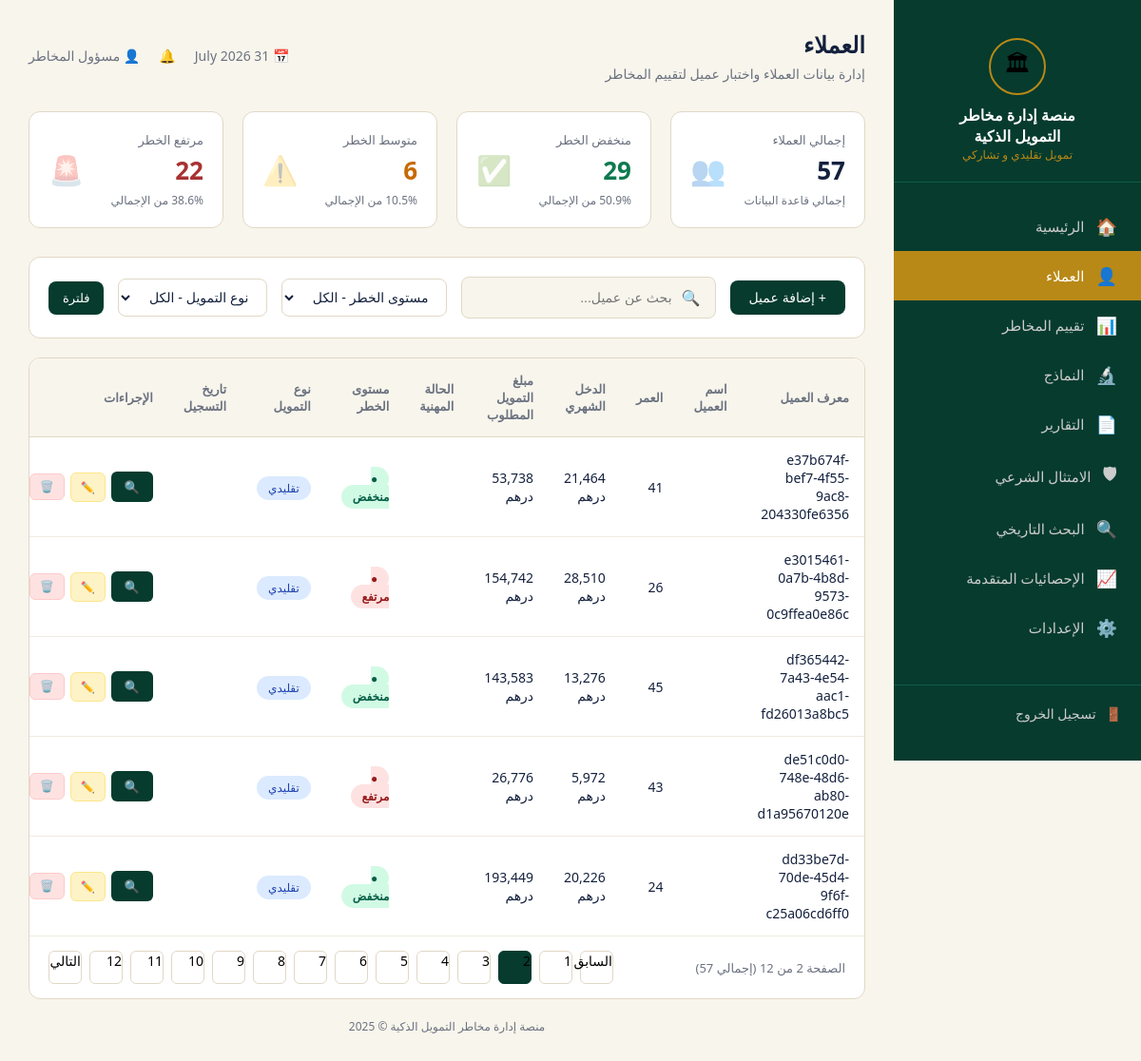
The app's page /clients?page=2&search=&risk=الكل&type=الكل (signed in) with its own data.
### tables this page shows
CREATE TABLE clients (
                id TEXT PRIMARY KEY,
                data TEXT
            );

### app.py (the view)
@app.route('/clients')
@login_required
def clients():
    date_str = datetime.now().strftime("%d %B %Y")
    search = request.args.get('search', '').lower()
    risk_filter = request.args.get('risk', 'الكل')
    type_filter = request.args.get('type', 'الكل')
    page = int(request.args.get('page', 1))
    clients_list = get_all_clients()
    filtered_clients = clients_list
    if search:
        filtered_clients = [c for c in filtered_clients if search in c['id'].lower() or search in c.get('job', '').lower()]
    if risk_filter != 'الكل':
        filtered_clients = [c for c in filtered_clients if c.get('risk_level') == risk_filter]
    if type_filter != 'الكل':
        filtered_clients = [c for c in filtered_clients if c.get('finance_type') == type_filter]
    total = len(clients_list)
    low = sum(1 for c in clients_list if c.get('risk_level') == 'منخفض')
    mid = sum(1 for c in clients_list if c.get('risk_level') == 'متوسط')
    high = sum(1 for c in clients_list if c.get('risk_level') == 'مرتفع')
    stats = {
        'total': total, 'low': low, 'mid': mid, 'high': high,
        'low_pct': round((low/total)*100, 1) if total else 0,
        'mid_pct': round((mid/total)*100, 1) if total else 0,
        'high_pct': round((high/total)*100, 1) if total else 0,
    }
    per_page = 5
    total_pages = max(1, (len(filtered_clients) + per_page - 1) // per_page)
    page = max(1, min(page, total_pages))
    start_idx = (page - 1) * per_page
    end_idx = start_idx + per_page
    paginated_clients = filtered_clients[start_idx:end_idx]
    return render_template('clients.html', clients=paginated_clients, stats=stats, date=date_str,
                           current_page=page, total_pages=total_pages, search=search, risk=risk_filter, type=type_filter)

### app.py (called while the page is built)
def get_db_connection():
    conn = sqlite3.connect(DB_FILE)
    conn.row_factory = sqlite3.Row
    return conn

def get_all_clients():
    if USE_FIREBASE and db:
        try:
            docs = db.collection('clients').order_by('id', direction=firestore.Query.DESCENDING).stream(timeout=5.0)
            return [doc.to_dict() for doc in docs]
        except Exception as e:
            print(f"Firestore get_all_clients error (timing out/offline): {e}")
    try:
        conn = get_db_connection()
        cursor = conn.cursor()
        cursor.execute("SELECT data FROM clients ORDER BY id DESC")
        rows = cursor.fetchall()
        conn.close()
        return [json.loads(row['data']) for row in rows]
    except Exception as e:
        print(f"SQLite get_all_clients error: {e}")
        return []

def login_required(f):
    @wraps(f)
    def decorated_function(*args, **kwargs):
        if 'logged_in' not in session:
            return redirect(url_for('login'))
        return f(*args, **kwargs)
    return decorated_function

### templates/clients.html (shortened to what this page needs)
{% extends 'base.html' %}
{% block content %}
<div class="topbar">
    <div>
        <h1>العملاء</h1>
        <p>إدارة بيانات العملاء واختبار عميل لتقييم المخاطر</p>
    </div>
    <div class="info">
        <span>📅 {{ date }}</span>
        <span>🔔</span>
        <span>👤 مسؤول المخاطر</span>
    </div>
</div>
<div class="stats">
    <div class="stat-card total">
        <div class="left">
            <div class="label">إجمالي العملاء</div>
            <div class="value">{{ stats.total }}</div>
            <div class="sub">إجمالي قاعدة البيانات</div>
        </div>
        <div class="icon">👥</div>
    </div>
    <div class="stat-card green">
        <div class="left">
            <div class="label">منخفض الخطر</div>
            <div class="value">{{ stats.low }}</div>
            <div class="sub">{{ stats.low_pct }}% من الإجمالي</div>
        </div>
        <div class="icon">✅</div>
    </div>
    <div class="stat-card orange">
        <div class="left">
            <div class="label">متوسط الخطر</div>
            <div class="value">{{ stats.mid }}</div>
            <div class="sub">{{ stats.mid_pct }}% من الإجمالي</div>
        </div>
        <div class="icon">⚠️</div>
    </div>
    <div class="stat-card red">
        <div class="left">
            <div class="label">مرتفع الخطر</div>
            <div class="value">{{ stats.high }}</div>
            <div class="sub">{{ stats.high_pct }}% من الإجمالي</div>
        </div>
        <div class="icon">🚨</div>
    </div>
</div>
<form method="GET" action="{{ url_for('clients') }}" class="filters">
    <button type="button" class="btn-add" onclick="document.getElementById('addModal').style.display='flex'">+ إضافة عميل</button>
    <div class="search-box">
        <span>🔍</span>
        <input type="text" name="search" placeholder="بحث عن عميل..." value="{{ search }}">
    </div>
    <select class="filter-select" name="risk">
        <option value="الكل" {% if risk == 'الكل' %}selected{% endif %}>مستوى الخطر - الكل</option>
    </select>
    <select class="filter-select" name="type">
        <option value="الكل" {% if type == 'الكل' %}selected{% endif %}>نوع التمويل - الكل</option>
    </select>
    <button type="submit" class="btn-assess" style="padding: 10px 15px; border-radius: 8px;">فلترة</button>
</form>
<div class="table-card">
    <table>
        <thead>
            <tr>
                <th>معرف العميل</th>
                <th>اسم العميل</th>
                <th>العمر</th>
                <th>الدخل الشهري</th>
                <th>مبلغ التمويل المطلوب</th>
                <th>الحالة المهنية</th>
                <th>مستوى الخطر</th>
                <th>نوع التمويل</th>
                <th>تاريخ التسجيل</th>
                <th>الإجراءات</th>
            </tr>
        </thead>
        <tbody>
            {% for client in clients %}
            <tr>
                <td>{{ client.id }}</td>
                <td>{{ client.name }}</td>
                <td>{{ client.age }}</td>
                <td>{{ "{:,.0f}".format(client.income) }} درهم</td>
                <td>{{ "{:,.0f}".format(client.loan_amount) }} درهم</td>
                <td>{{ client.job }}</td>
                <td>
                    {% if client.risk_level == 'منخفض' %}
                        <span class="badge-risk low">● منخفض</span>
                    {% elif client.risk_level == 'متوسط' %}
                        <span class="badge-risk mid">● متوسط</span>
                    {% else %}
                        <span class="badge-risk high">● مرتفع</span>
                    {% endif %}
                </td>
                <td>
                    {% if client.finance_type == 'تشاركي' %}
                        <span class="badge-type part">تشاركي</span>
                    {% else %}
                        <span class="badge-type trad">تقليدي</span>
                    {% endif %}
                </td>
                <td>{{ client.date }}</td>
                <td>
                    <div class="action-btns">
                        <a class="btn-assess" href="{{ url_for('risk_assessment_client', client_id=client.id) }}" title="تقييم المخاطر">🔍</a>
                        <a class="btn-edit-sm" href="{{ url_for('edit_client_route', client_id=client.id) }}" title="تعديل">✏️</a>
                        <button class="btn-delete-sm" onclick="confirmDelete('{{ client.id }}')" title="حذف">🗑️</button>
                    </div>
                </td>
            </tr>
            {% endfor %}
        </tbody>
    </table>
    <div class="pagination">
        <div class="page-info">الصفحة {{ current_page }} من {{ total_pages }} (إجمالي {{ stats.total }})</div>
        <div class="pages">
            {% if current_page > 1 %}
            <a href="{{ url_for('clients', page=current_page-1, search=search, risk=risk, type=type) }}" class="page-btn" style="text-decoration:none; color:inherit;">السابق</a>
            {% endif %}
            {% for p in range(1, total_pages + 1) %}
            <a href="{{ url_for('clients', page=p, search=search, risk=risk, type=type) }}" class="page-btn {% if p == current_page %}active{% endif %}" style="text-decoration:none; color:inherit;">{{ p }}</a>
            {% endfor %}
            {% if current_page < total_pages %}
            <a href="{{ url_for('clients', page=current_page+1, search=search, risk=risk, type=type) }}" class="page-btn" style="text-decoration:none; color:inherit;">التالي</a>
            {% endif %}
        </div>
    </div>
</div>
{% endblock %}

### static/CSS/style.css (style rules this page uses)
* { margin: 0; padding: 0; box-sizing: border-box; }
body { font-family: 'Segoe UI', Tahoma, sans-serif; background: #F8F5EC; display: flex; }
.topbar { display: flex; justify-content: space-between; align-items: center; margin-bottom: 30px; }
.topbar h1 { font-size: 24px; color: #14213D; margin-bottom: 5px; }
.topbar p { color: #6B7280; font-size: 14px; }
.topbar .info { display: flex; align-items: center; gap: 20px; color: #6B7280; font-size: 14px; }
.stats { display: grid; grid-template-columns: repeat(4, 1fr); gap: 20px; margin-bottom: 30px; }
.stat-card { background: white; border-radius: 12px; padding: 20px; border: 1px solid #E1D8C6; display: flex; justify-content: space-between; align-items: center; }
.stat-card .left .label, .stat-card .label { color: #6B7280; font-size: 13px; margin-bottom: 5px; }
.stat-card .left .value, .stat-card .value { font-size: 26px; font-weight: bold; }
.stat-card .left .sub, .stat-card .sub { font-size: 12px; color: #6B7280; margin-top: 5px; }
.stat-card .icon { font-size: 30px; opacity: 0.3; }
.stat-card.total .left .value, .stat-card.total .value { color: #14213D; }
.stat-card.green .left .value, .stat-card.green .value { color: #0F7A4F; }
.stat-card.orange .left .value, .stat-card.orange .value { color: #C76A00; }
.stat-card.red .left .value, .stat-card.red .value { color: #A83232; }
.filters { background: white; border-radius: 12px; padding: 20px; border: 1px solid #E1D8C6; margin-bottom: 20px; display: flex; gap: 15px; align-items: center; flex-wrap: wrap; }
.search-box { flex: 1; display: flex; align-items: center; gap: 10px; background: #F8F5EC; border: 1px solid #E1D8C6; border-radius: 8px; padding: 10px 15px; }
.search-box input { border: none; background: transparent; font-size: 14px; width: 100%; text-align: right; }
.filter-select { padding: 10px 15px; border: 1px solid #E1D8C6; border-radius: 8px; font-size: 14px; background: white; color: #14213D; }
.btn-add { padding: 10px 20px; background: #063B2E; color: white; border: none; border-radius: 8px; font-size: 14px; cursor: pointer; white-space: nowrap; }
.table-card { background: white; border-radius: 12px; border: 1px solid #E1D8C6; overflow: hidden; }
table { width: 100%; border-collapse: collapse; }
th { background: #F8F5EC; padding: 14px 16px; text-align: right; font-size: 13px; color: #6B7280; border-bottom: 1px solid #E1D8C6; }
td { padding: 14px 16px; text-align: right; font-size: 14px; color: #14213D; border-bottom: 1px solid #F0EBE0; }
.badge-risk { padding: 4px 12px; border-radius: 20px; font-size: 12px; font-weight: 600; }
.badge-risk.low { background: #D1FAE5; color: #065F46; }
.badge-risk.high { background: #FEE2E2; color: #991B1B; }
.badge-type { padding: 4px 12px; border-radius: 20px; font-size: 12px; }
.badge-type.trad { background: #DBEAFE; color: #1E40AF; }
.btn-assess { padding: 7px 14px; background: #063B2E; color: white; border: none; border-radius: 6px; font-size: 13px; cursor: pointer; text-decoration: none; display: inline-block; }
.pagination { display: flex; justify-content: space-between; align-items: center; padding: 15px 20px; }
.pagination .pages { display: flex; gap: 8px; }
.page-btn { width: 35px; height: 35px; border: 1px solid #E1D8C6; border-radius: 6px; background: white; cursor: pointer; font-size: 14px; }
.page-btn.active { background: #063B2E; color: white; border-color: #063B2E; }
.page-info { color: #6B7280; font-size: 13px; }

### templates/clients.html (style rules this page uses)
.action-btns { display: flex; gap: 6px; align-items: center; }
.btn-edit-sm { padding: 6px 10px; background: #FEF3C7; color: #92400E; border: 1px solid #FDE68A; border-radius: 6px; font-size: 12px; cursor: pointer; text-decoration: none; white-space: nowrap; transition: all 0.2s; }
.btn-delete-sm { padding: 6px 10px; background: #FEE2E2; color: #991B1B; border: 1px solid #FECACA; border-radius: 6px; font-size: 12px; cursor: pointer; white-space: nowrap; transition: all 0.2s; }

### records on screen
clients: id "e37b674f-bef7-4f55-9ac8-204330fe6356", age "41", income "21,464", loan_amount "53,738", shows "● منخفض"
clients: id "e3015461-0a7b-4b8d-9573-0c9ffea0e86c", age "26", income "28,510", loan_amount "154,742", shows "● مرتفع"
clients: id "df365442-7a43-4e54-aac1-fd26013a8bc5", age "45", income "13,276", loan_amount "143,583", shows "● منخفض"
clients: id "de51c0d0-748e-48d6-ab80-d1a95670120e", age "43", income "5,972", loan_amount "26,776", shows "● مرتفع"
clients: id "dd33be7d-70de-45d4-9f6f-c25a06cd6ff0", age "24", income "20,226", loan_amount "193,449", shows "● منخفض"

### other values on screen
{{ stats.total }} "57"
{{ stats.low }} "29"
{{ stats.low_pct }} "50.9"
{{ stats.mid }} "6"
{{ stats.mid_pct }} "10.5"
{{ stats.high }} "22"
{{ stats.high_pct }} "38.6"
{{ p }} "1" "2" "3" "4" "5" "6" "7" "8" "9" "10" "11" "12"
